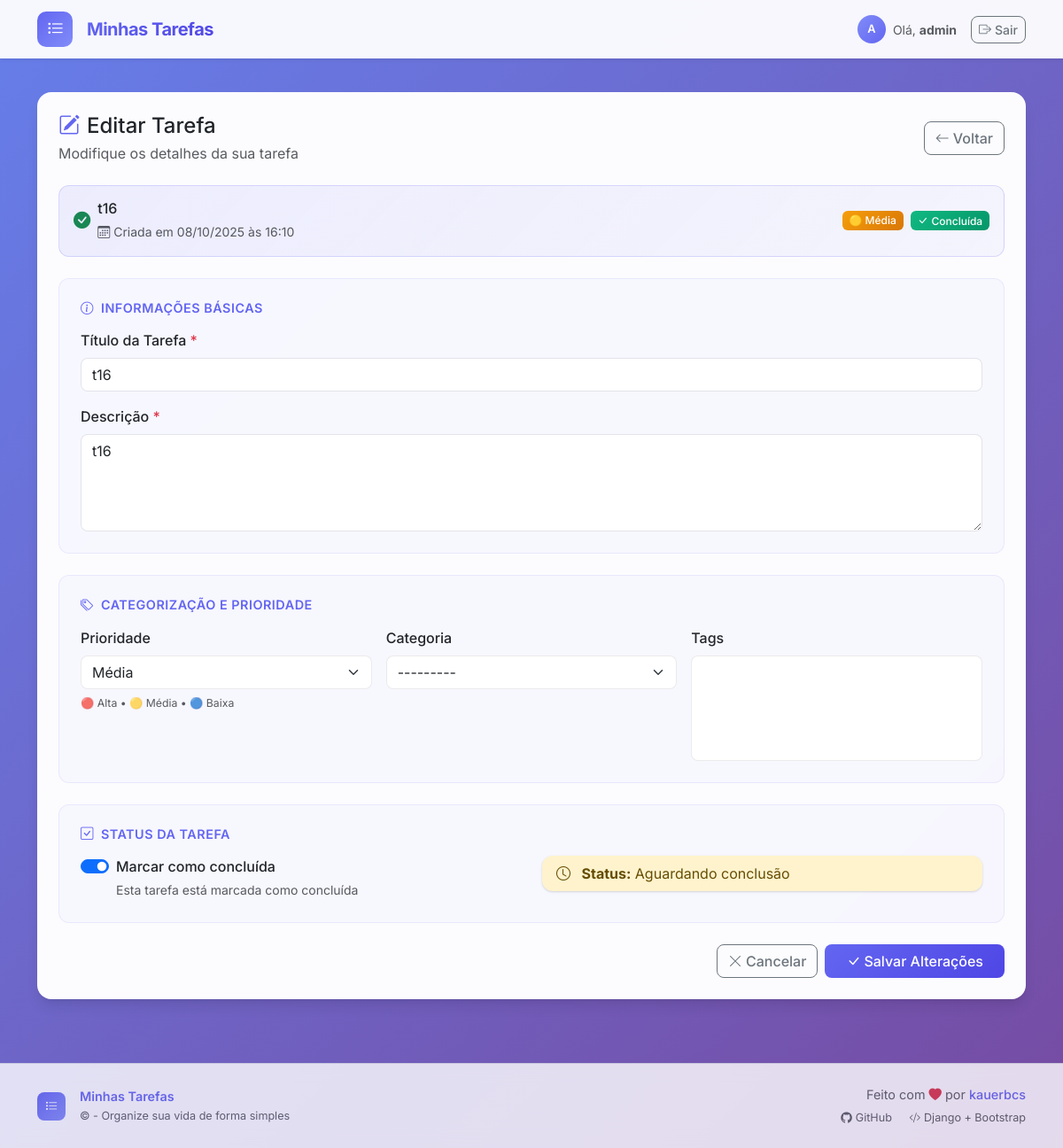
The page /editar/27/ (signed in) on the database as committed earlier.
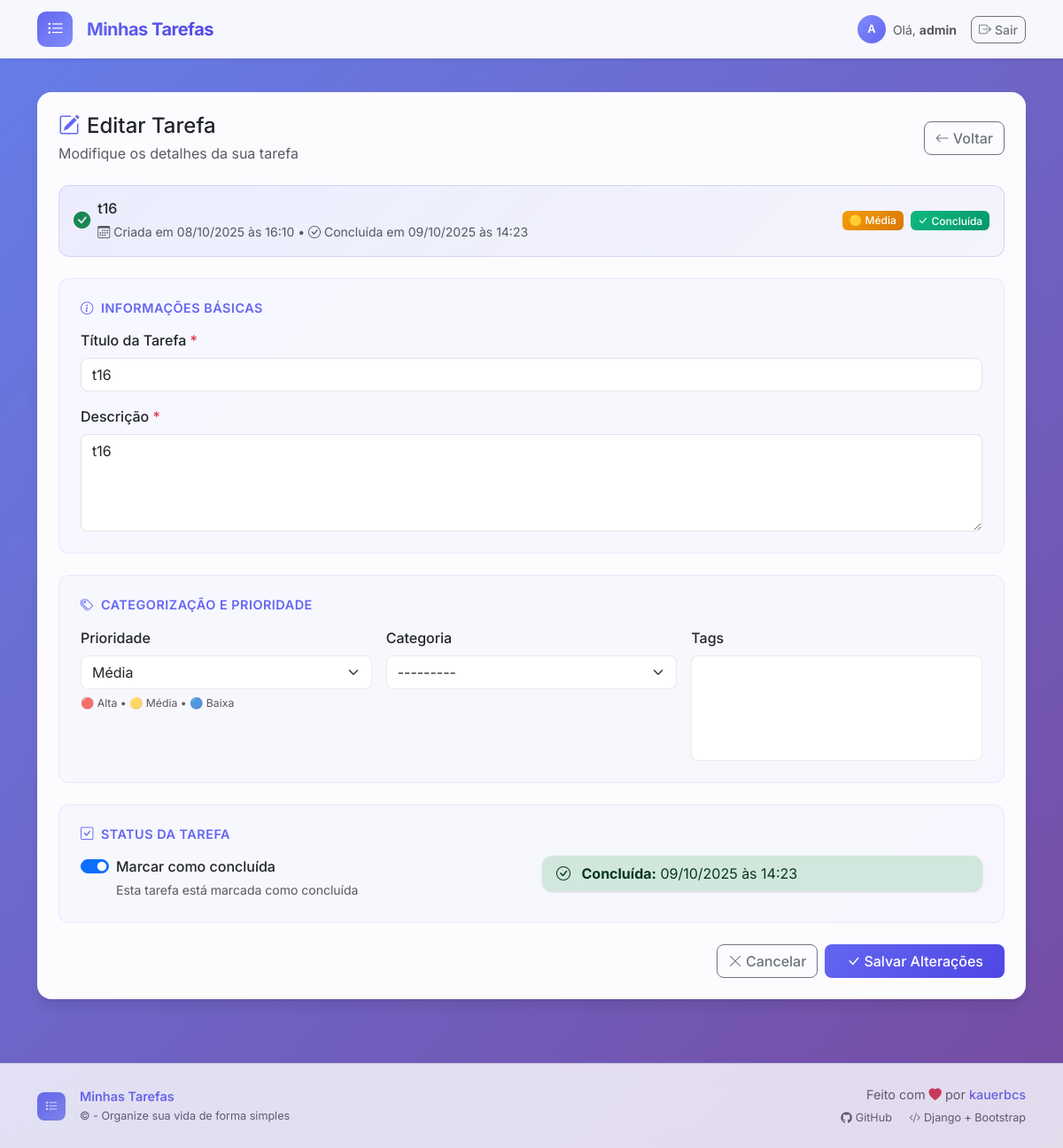
The same page on the database as committed later.
### tarefas/models.py (models this page shows, shortened)
class Tarefa(models.Model):
    PRIORIDADE_ALTA = 'alta'
    PRIORIDADE_MEDIA = 'media'
    PRIORIDADE_BAIXA = 'baixa'
    PRIORIDADES = [
        (PRIORIDADE_ALTA, 'Alta'),
        (PRIORIDADE_MEDIA, 'Média'),
        (PRIORIDADE_BAIXA, 'Baixa'),
    ]
    titulo = models.CharField(max_length=200, verbose_name='Título')
    descricao = models.TextField(verbose_name='Descrição')
    concluida = models.BooleanField(default=False, verbose_name='Concluída')
    created_at = models.DateTimeField(auto_now_add=True, verbose_name='Criado em')
    completed_at = models.DateTimeField(null=True, blank=True, verbose_name='Concluído em')
    prioridade = models.CharField(max_length=10, choices=PRIORIDADES, default=PRIORIDADE_MEDIA, verbose_name='Prioridade')
    categoria = models.ForeignKey(Categoria, null=True, blank=True, on_delete=models.SET_NULL, related_name='tarefas', verbose_name='Categoria')
    tags = models.ManyToManyField(Tag, blank=True, related_name='tarefas', verbose_name='Tags')
    owner = models.ForeignKey(settings.AUTH_USER_MODEL, on_delete=models.CASCADE, related_name='tarefas', verbose_name='Proprietário')
    class Meta:
        indexes = [
            models.Index(fields=['created_at'], name='tarefa_created_at_idx'),
            models.Index(fields=['prioridade'], name='tarefa_prioridade_idx'),
            models.Index(fields=['completed_at'], name='tarefa_completed_at_idx'),
            models.Index(fields=['categoria'], name='tarefa_categoria_idx'),
        ]
        ordering = ['-id']

### tarefas/views.py (the view)
# urls.py: path('editar/<int:tarefa_id>/', views.editar_tarefa, name='editar_tarefa'),
@require_http_methods(["GET", "POST"])
@login_required
def editar_tarefa(request, tarefa_id):
    if request.user.is_superuser:
        tarefa = get_object_or_404(Tarefa, id=tarefa_id)
    else:
        tarefa = get_object_or_404(Tarefa, id=tarefa_id, owner=request.user)
    if request.method == 'POST':
        form = TarefaForm(request.POST, instance=tarefa)
        if form.is_valid():
            try:
                with transaction.atomic():
                    form.save()
                messages.success(request, 'Tarefa atualizada com sucesso.')
                return redirect('index')
            except Exception as e:
                messages.error(request, f'Não foi possível atualizar a tarefa: {e}')
        else:
            messages.error(request, 'Corrija os erros no formulário abaixo.')
    else:
        form = TarefaForm(instance=tarefa)
    return render(request, 'tarefas/editar_tarefa.html', {'form': form, 'tarefa': tarefa})

### tarefas/forms.py (shortened to what this page needs)
class TarefaForm(forms.ModelForm):
    class Meta:
        model = Tarefa
        fields = ['titulo', 'descricao', 'concluida', 'prioridade', 'categoria', 'tags']
        widgets = {
            'titulo': forms.TextInput(attrs={'class': 'form-control', 'placeholder': 'Título'}),
            'descricao': forms.Textarea(attrs={'class': 'form-control', 'placeholder': 'Descrição', 'rows': 4}),
            'concluida': forms.CheckboxInput(attrs={'class': 'form-check-input'}),
            'prioridade': forms.Select(attrs={'class': 'form-select'}),
            'categoria': forms.Select(attrs={'class': 'form-select'}),
            'tags': forms.SelectMultiple(attrs={'class': 'form-select', 'size': 5}),
        }

### tarefas/templates/tarefas/editar_tarefa.html (shortened to what the changed rows need)
{% extends 'tarefas/base.html' %}
{% block content %}
<div class="row">
    <div class="col-12">
        <div class="task-info-card p-3 mb-4">
            <div class="row align-items-center">
                <div class="col-md-8">
                    <div class="d-flex align-items-center">
                        <div>
                            <h6 class="mb-1">{{ tarefa.titulo }}</h6>
                            <small class="text-muted">
                                <i class="bi bi-calendar3 me-1"></i>Criada em {{ tarefa.created_at|date:"d/m/Y \à\s H:i" }}
                                {% if tarefa.completed_at %}
                                    • <i class="bi bi-check-circle me-1"></i>Concluída em {{ tarefa.completed_at|date:"d/m/Y \à\s H:i" }}
                                {% endif %}
                            </small>
                        </div>
                    </div>
                </div>
            </div>
        </div>
        <form method="post">
            <div class="form-section p-4 mb-4">
                <div class="row g-3">
                    <div class="col-12">
                        <label class="form-label fw-medium">Título da Tarefa <span class="text-danger">*</span></label>
                        {{ form.titulo }}
                    </div>
                    <div class="col-12">
                        <label class="form-label fw-medium">Descrição <span class="text-danger">*</span></label>
                        {{ form.descricao }}
                    </div>
                </div>
            </div>
            <div class="form-section p-4 mb-4">
                <div class="row g-3">
                    <div class="col-md-4">
                        <label class="form-label fw-medium">Prioridade</label>
                        {{ form.prioridade }}
                        <div class="form-text">
                            <small>🔴 Alta • 🟡 Média • 🔵 Baixa</small>
                        </div>
                    </div>
                    <div class="col-md-4">
                        <label class="form-label fw-medium">Categoria</label>
                        {{ form.categoria }}
                    </div>
                </div>
            </div>
            <div class="form-section p-4 mb-4">
                <div class="row">
                    <div class="col-md-6">
                        <div class="form-check form-switch">
                            {{ form.concluida }}
                            <label class="form-check-label fw-medium" for="{{ form.concluida.id_for_label }}">
                                Marcar como concluída
                            </label>
                            <div class="form-text">
                                {% if tarefa.concluida %}
                                    Esta tarefa está marcada como concluída
                                {% else %}
                                    Marque quando a tarefa for finalizada
                                {% endif %}
                            </div>
                        </div>
                    </div>
                    <div class="col-md-6">
                        {% if tarefa.completed_at %}
                            <div class="alert alert-success py-2 mb-0">
                                <i class="bi bi-check-circle me-2"></i>
                                <strong>Concluída:</strong> {{ tarefa.completed_at|date:"d/m/Y \à\s H:i" }}
                            </div>
                        {% else %}
                            <div class="alert alert-warning py-2 mb-0">
                                <i class="bi bi-clock me-2"></i>
                                <strong>Status:</strong> Aguardando conclusão
                            </div>
                        {% endif %}
                    </div>
                </div>
            </div>
        </form>
    </div>
</div>
{% endblock %}

Rows that differ between the two databases and show on the page:
changed Tarefa "Média": completed_at (not shown) → "09/10/2025 às 14:23"
Other text that changed with them:
text no longer shown: "Status: Aguardando conclusão"
text now shown: "• Concluída em Concluída:"
